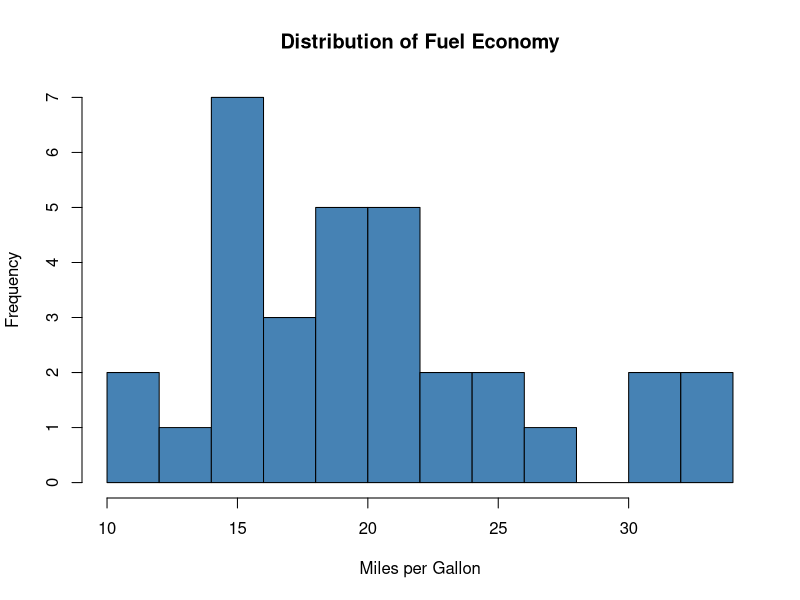
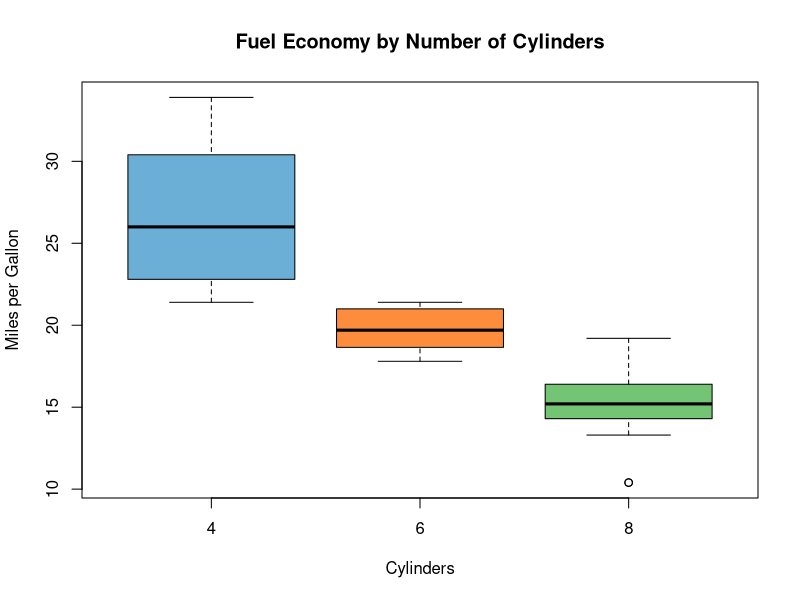
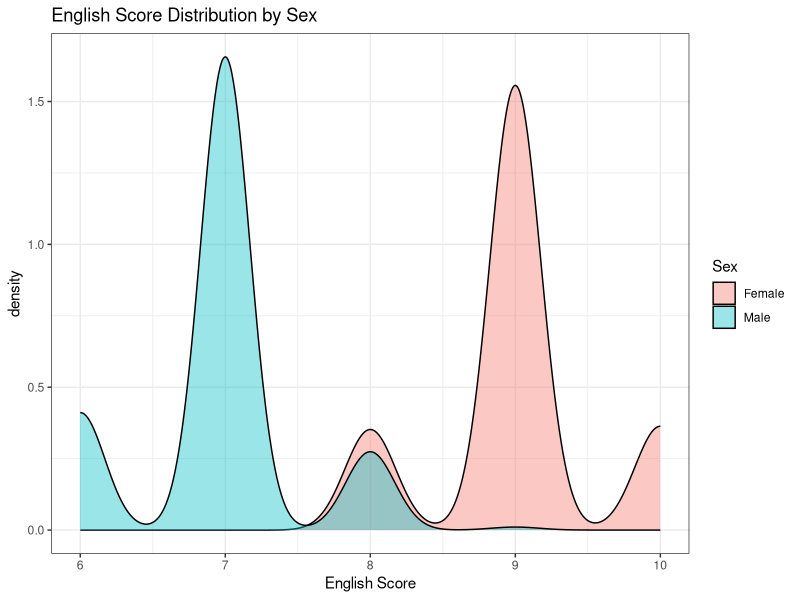
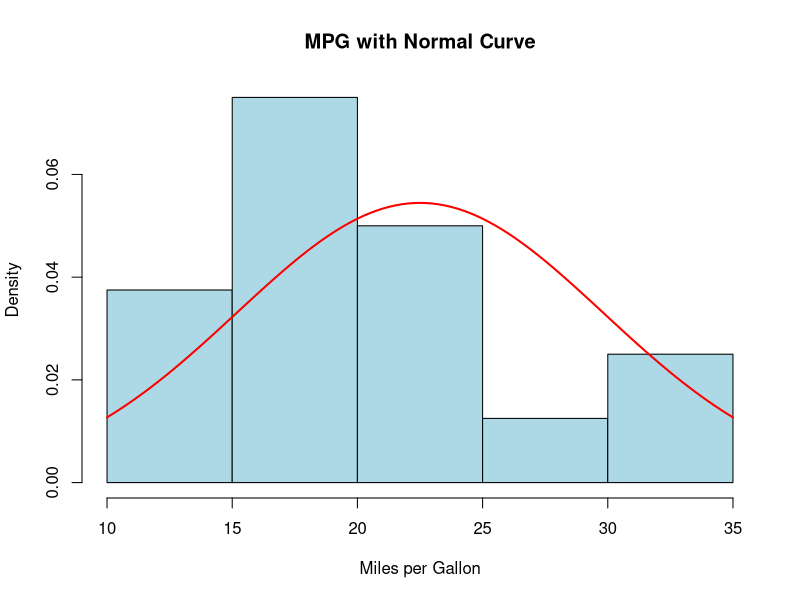
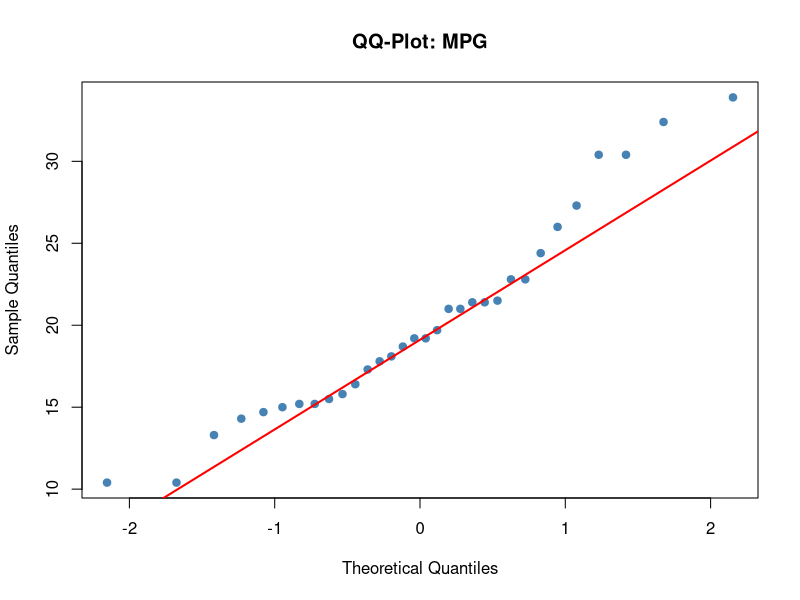
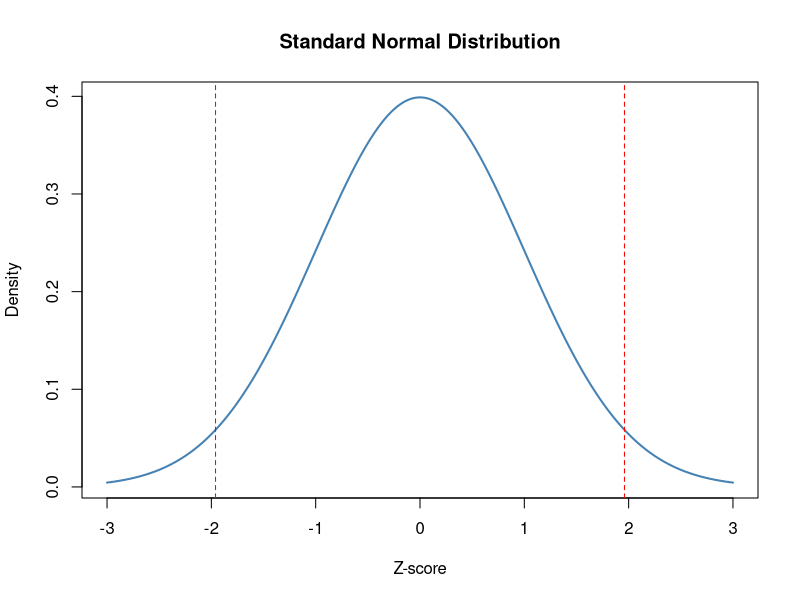

Recreate these plots in R, in order.
## ---- chunk 1
knitr::opts_chunk$set(
  echo    = TRUE,
  comment = "##",
  message = FALSE,
  warning = FALSE,
  fig.align = "center",
  fig.width = 7,
  fig.height = 4.5
)
## ---- chunk 2
library(tidyverse)
## ---- chunk 3
# Quantitative continuous
age   <- c(45, 50, 55, 40, 60, 70, 45, 50, 65, 55)
class(age)

# Categorical nominal — must convert to factor for statistics
sex   <- c("Male", "Female", "Male", "Female", "Male")
sex_f <- factor(sex)
class(sex_f)
levels(sex_f)

# Categorical ordinal — ordered factor
severity <- factor(c("Low", "High", "Medium", "Low", "High"),
                   levels  = c("Low", "Medium", "High"),
                   ordered = TRUE)
severity
severity[1] < severity[3]   # TRUE — ordering works
## ---- chunk 4
set.seed(7)

s      <- c("Female", "Male")
sexe   <- sample(s, 423, replace = TRUE)
a      <- c(15:20)
age    <- sample(a, 423, replace = TRUE)
cl     <- c("A", "B", "C")
classe <- sample(cl, 423, replace = TRUE)

anglais  <- round(rnorm(423, 7, 0.5) + ifelse(sexe == "Female", 2, 0), 0)
info     <- round(rnorm(423, 5, 3)   + ifelse(age >= 19, 2, 0), 0)
art      <- round(rnorm(423, 4, 3)   + ifelse(classe == "C", 2, -1), 0)
histoire <- round(rnorm(423, 6, 2)   + ifelse(classe == "B" & sexe == "Male", 2, 0), 0)

ecole <- data.frame(age, sexe, classe, anglais, info, art, histoire)
rm(age, classe, sexe, anglais, info, art, histoire, a, cl, s)

# Clip scores to [0, 10]
for (v in c("anglais", "info", "art", "histoire")) {
  ecole[[v]] <- pmin(pmax(ecole[[v]], 0), 10)
}

# Convert categorical variables to factors
ecole$sexe   <- as.factor(ecole$sexe)
ecole$classe <- as.factor(ecole$classe)

head(ecole)
## ---- chunk 5
dim(ecole)         # Rows × Columns
nrow(ecole)        # Number of observations
ncol(ecole)        # Number of variables
names(ecole)       # Variable names
str(ecole)         # Structure: type + preview of each column
## ---- chunk 6
summary(ecole)
## ---- chunk 7
age_patients <- c(45, 50, 55, 40, 60, 70, 45, 50, 65, 55)
mean(age_patients)

# With mtcars
mean(mtcars$mpg)

# Missing values: without na.rm the result is NA
x <- c(3, 5, NA, 8, NA, 2)
mean(x)                  # NA
mean(x, na.rm = TRUE)    # Correct: ignores NAs
## ---- chunk 8
blood_pressure <- c(130, 140, 120, 135, 150, 125, 145, 155, 140, 130)
median(blood_pressure)

median(mtcars$mpg)

# Compare mean vs median on skewed data
income <- c(30, 32, 35, 38, 40, 42, 50, 200)   # outlier: 200k
mean(income)     # pulled up by the outlier
median(income)   # robust — closer to the typical value
## ---- chunk 9
get_mode <- function(v) {
  uniq_vals <- unique(v)
  uniq_vals[which.max(tabulate(match(v, uniq_vals)))]
}

cancer_types <- c("Lung", "Breast", "Breast", "Lung", "Lung", "Prostate", "Breast")
get_mode(cancer_types)   # "Lung" — appears most frequently

# Mode is especially useful for categorical variables
get_mode(ecole$classe)
## ---- chunk 10
weights <- c(60, 70, 65, 80, 72, 55, 78, 90)

min(weights)
max(weights)
range(weights)              # Returns both min and max

diff(range(weights))        # Actual range width = max - min = 35

# Find the row (observation) with max/min
which.max(mtcars$hp)
which.min(mtcars$hp)

# Get the car name
rownames(mtcars)[which.max(mtcars$hp)]   # "Maserati Bora"
rownames(mtcars)[which.min(mtcars$hp)]   # "Honda Civic"
## ---- chunk 11
cholesterol <- c(210, 230, 220, 240, 260, 250)
var(cholesterol)

var(mtcars$mpg)
var(ecole$anglais)
## ---- chunk 12
sd(cholesterol)   # ~18.7 mg/dL — typical deviation from the mean
sd(mtcars$mpg)
sd(ecole$histoire, na.rm = TRUE)
## ---- chunk 13
cv <- function(x, na.rm = TRUE) sd(x, na.rm = na.rm) / mean(x, na.rm = na.rm) * 100

cv(mtcars$mpg)    # % relative variability in mpg
cv(mtcars$hp)     # % relative variability in hp
## ---- chunk 14
blood_sugar <- c(100, 120, 110, 125, 130, 140, 135, 150, 145, 155)

quantile(blood_sugar)                        # Default: 0%, 25%, 50%, 75%, 100%
quantile(blood_sugar, probs = 0.25)          # Just Q1
quantile(blood_sugar, probs = c(0.1, 0.9))  # 10th and 90th percentile

# For crime rates
quantile(mtcars$mpg, probs = 0.025)   # 2.5th percentile
quantile(mtcars$mpg, probs = 0.975)   # 97.5th percentile
## ---- chunk 15
IQR(blood_sugar)
IQR(mtcars$mpg)
IQR(ecole$age)
## ---- chunk 16
mpg     <- mtcars$mpg
n       <- length(mpg)
m       <- mean(mpg)
s       <- sd(mpg)

upper_ci <- m + 1.96 * s / sqrt(n)
lower_ci <- m - 1.96 * s / sqrt(n)

cat("Mean:", round(m, 2), "\n")
cat("95% CI: [", round(lower_ci, 2), ",", round(upper_ci, 2), "]\n")

# Or use t.test() directly:
t.test(mpg)$conf.int
## ---- chunk 17
summary(mtcars$mpg)    # On a single variable
summary(ecole)         # On the whole data frame

# On a factor — equivalent to table()
summary(ecole$sexe)
table(ecole$sexe)      # Same result
## ---- chunk 18
# Mean score of the first 10 students
mean(ecole$anglais[1:10])

# Mean info score for students who scored above average
mean(ecole$info[ecole$info > mean(ecole$info)])

# Mean histoire score by sex
mean(ecole$histoire[ecole$sexe == "Male"])
mean(ecole$histoire[ecole$sexe == "Female"])

# Mean anglais for class C students aged 17
subset_data <- ecole$anglais[ecole$classe == "C" & ecole$age == 17]
mean(subset_data)
length(subset_data)   # Always check the sample size!
## ---- chunk 19
# Mean of every numeric column
sapply(ecole[, c("age", "anglais", "info", "art", "histoire")], mean)

# Multiple statistics at once
sapply(ecole[, c("anglais", "info", "art", "histoire")],
       function(x) c(mean   = round(mean(x), 2),
                     sd     = round(sd(x), 2),
                     median = median(x),
                     min    = min(x),
                     max    = max(x)))
## ---- chunk 20
table(ecole$sexe)
table(ecole$classe)

# Single categorical column from any vector
cancer_types <- c("Lung", "Breast", "Breast", "Lung", "Lung", "Prostate", "Breast")
table(cancer_types)
## ---- chunk 21
t1 <- table(ecole$sexe, ecole$classe)

prop.table(t1)       # Cell proportions (out of grand total)
prop.table(t1, 1)    # Row proportions  (each row sums to 1)
prop.table(t1, 2)    # Column proportions (each column sums to 1)

# As percentages — round for readability
round(100 * prop.table(t1, 1), 1)   # Row %
round(100 * prop.table(t1, 2), 1)   # Column %
## ---- chunk 22
addmargins(t1)                                    # Raw counts with totals
addmargins(round(100 * prop.table(t1), 0))        # % with totals
## ---- chunk 23
data_with_na <- c("A", "B", "A", NA, "C", "B", "A", NA)

table(data_with_na)                          # NAs excluded (default)
table(data_with_na, useNA = "ifany")         # Include NA if present
table(data_with_na, useNA = "always")        # Always show NA column
## ---- chunk 24
table(ecole$sexe, ecole$classe)

# Logical conditions in table()
table(mtcars$mpg > 20, mtcars$cyl > 4)
## ---- chunk 25
# ftable() gives a compact flat display for 3+ variables
ftable(ecole$sexe, ecole$classe, ecole$age)
## ---- chunk 26
t1 <- table(ecole$sexe, ecole$classe)
addmargins(round(100 * prop.table(t1, 1), 1))
## ---- chunk 27
# Mean of a variable broken down by a grouping factor
tapply(ecole$anglais, ecole$sexe,   mean)
tapply(ecole$anglais, ecole$classe, mean)

# By two grouping factors simultaneously
tapply(ecole$histoire,
       list(ecole$sexe, ecole$classe),
       mean)
## ---- chunk 28
aggregate(mpg ~ cyl, data = mtcars, FUN = mean)

# Multiple statistics
aggregate(cbind(anglais, info, art) ~ sexe, data = ecole, FUN = mean)
aggregate(cbind(anglais, info, art) ~ classe + sexe, data = ecole, FUN = mean)
## ---- chunk 29
ecole %>%
  group_by(sexe, classe) %>%
  summarise(
    n          = n(),
    mean_ang   = round(mean(anglais), 2),
    mean_info  = round(mean(info), 2),
    mean_hist  = round(mean(histoire), 2),
    .groups    = "drop"
  ) %>%
  arrange(sexe, classe)
## ---- chunk 30
# Add some NAs for demonstration
x <- c(3, 5, NA, 8, NA, 2, 9, NA)

is.na(x)               # Logical vector: TRUE where NA
sum(is.na(x))          # How many NAs?
mean(is.na(x)) * 100   # What % are NA?

# For a data frame
colSums(is.na(ecole))  # NAs per column
## ---- chunk 31
mean(x)                 # NA — cannot compute with missing values
mean(x, na.rm = TRUE)   # Correct
median(x, na.rm = TRUE)
sd(x, na.rm = TRUE)
quantile(x, na.rm = TRUE)
## ---- chunk 32
# Replace NA with 0
x_filled <- ifelse(is.na(x), 0, x)
x_filled

# Replace NA with the mean
x_imputed <- ifelse(is.na(x), mean(x, na.rm = TRUE), x)
x_imputed
## ---- chunk 33
df_clean <- na.omit(ecole)   # Removes any row containing at least one NA
nrow(ecole)
nrow(df_clean)
## ---- chunk 34
hist(mtcars$mpg,
     col  = "steelblue",
     main = "Distribution of Fuel Economy",
     xlab = "Miles per Gallon",
     ylab = "Frequency",
     breaks = 10)
## ---- chunk 35
boxplot(mpg ~ cyl, data = mtcars,
        col  = c("#6baed6", "#fd8d3c", "#74c476"),
        main = "Fuel Economy by Number of Cylinders",
        xlab = "Cylinders",
        ylab = "Miles per Gallon")
## ---- chunk 36
ggplot(ecole, aes(x = anglais, fill = sexe)) +
  geom_density(alpha = 0.4) +
  labs(title = "English Score Distribution by Sex",
       x = "English Score", fill = "Sex") +
  theme_bw()
## ---- chunk 37
x <- mtcars$mpg

hist(x, probability = TRUE, col = "lightblue",
     main = "MPG with Normal Curve",
     xlab = "Miles per Gallon")
curve(dnorm(x, mean = mean(x), sd = sd(x)),
      add = TRUE, col = "red", lwd = 2)
## ---- chunk 38
qqnorm(mtcars$mpg, main = "QQ-Plot: MPG",
       pch = 19, col = "steelblue")
qqline(mtcars$mpg, col = "red", lwd = 2)
## ---- chunk 39
library(psych)

psych::describe(mtcars[, c("mpg", "hp", "wt")])
## ---- chunk 40
library(Hmisc)

Hmisc::describe(ecole[, c("anglais", "info", "sexe")])
## ---- chunk 41
psych::describeBy(ecole[, c("anglais", "info", "art")],
                  group = ecole$sexe)
## ---- chunk 42
ecole$moyenne <- rowMeans(ecole[, c("anglais", "info", "art", "histoire")])

ecole$niveau <- cut(ecole$moyenne,
                    breaks = c(-Inf, 6, 7, Inf),
                    labels = c("Average", "Good", "Excellent"))

ecole$niveau <- ordered(ecole$niveau,
                        levels = c("Average", "Good", "Excellent"))

table(ecole$niveau)
summary(ecole$niveau)

# Ordering enables meaningful comparisons
ecole$niveau[1] < ecole$niveau[2]   # Meaningful because ordered
## ---- chunk 43
# Generate random data: daily malaria cases (mean=120, sd=30)
set.seed(123)
daily_cases <- rnorm(10, mean = 120, sd = 30)
daily_cases

# Probability density at x = 150
dnorm(150, mean = 120, sd = 30)

# Cumulative probability: P(X ≤ 150)
pnorm(150, mean = 120, sd = 30)

# Probability between 100 and 150
pnorm(150, 120, 30) - pnorm(100, 120, 30)

# 97.5th percentile
qnorm(0.975, mean = 120, sd = 30)

# Plot the standard normal curve
x <- seq(-3, 3, length.out = 200)
plot(x, dnorm(x), type = "l", lwd = 2, col = "steelblue",
     xlab = "Z-score", ylab = "Density",
     main = "Standard Normal Distribution")
abline(v = c(-1.96, 1.96), col = "red", lty = 2)
## ---- chunk 44
# Probability of exactly 20 positive RDT tests out of 100 (p = 0.30)
dbinom(20, size = 100, prob = 0.30)

# Cumulative: P(X ≤ 20)
pbinom(20, size = 100, prob = 0.30)

# Generate 10 random counts
rbinom(10, size = 100, prob = 0.30)
## ---- chunk 45
# 20 random daily malaria counts (mean λ = 80)
rpois(20, lambda = 80)

# P(exactly 75 cases in a day)
dpois(75, lambda = 80)

# P(≤ 75 cases)
ppois(75, lambda = 80)

# Value below which 90% of days fall
qpois(0.90, lambda = 80)
## ---- chunk 46
# Simulate 10 random rainfall values between 0 and 250 mm
runif(10, min = 0, max = 250)

# Density at x = 100 (constant for uniform)
dunif(100, min = 0, max = 250)

# P(rainfall < 150 mm)
punif(150, min = 0, max = 250)

# 90th percentile
qunif(0.90, min = 0, max = 250)
## ---- chunk 47
set.seed(42)
rnorm(5)   # Always produces the same 5 values

set.seed(42)
rnorm(5)   # Identical to above
## ---- chunk 48
# 10 random patients from IDs 1 to 1000
sample(1:1000, size = 10, replace = FALSE)

# Simulate diagnostic outcomes with probabilities
sample(c("Positive", "Negative"), size = 10,
       replace = TRUE, prob = c(0.35, 0.65))
## ---- chunk 49
library(tidyverse)

# Full descriptive analysis pipeline on mtcars
mtcars %>%
  # 1. Select variables of interest
  select(mpg, hp, wt, cyl) %>%

  # 2. Overall summary
  summary() %>%
  print()

# 3. Summary statistics by group
mtcars %>%
  mutate(cyl_f = factor(cyl)) %>%
  group_by(cyl_f) %>%
  summarise(
    n         = n(),
    mean_mpg  = round(mean(mpg), 1),
    sd_mpg    = round(sd(mpg), 1),
    median_hp = median(hp),
    IQR_wt    = IQR(wt),
    .groups   = "drop"
  )
## ---- chunk 50
rm(list = ls())
